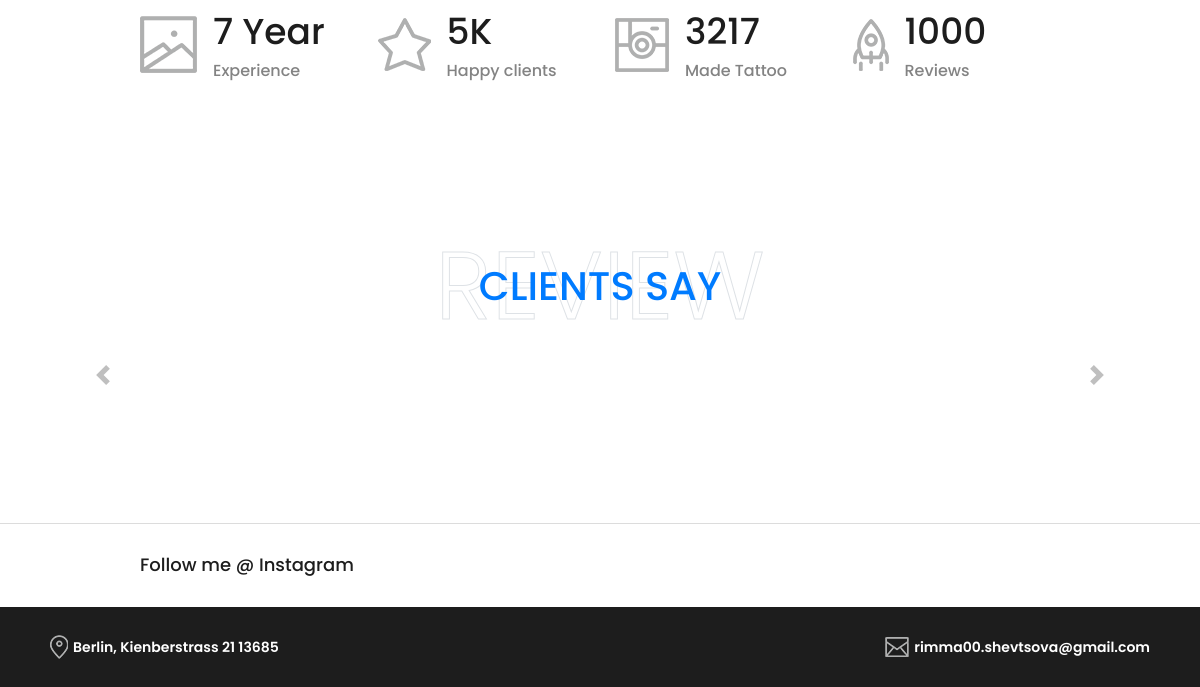
Before: /en/about/ (lower part) with the older database file.
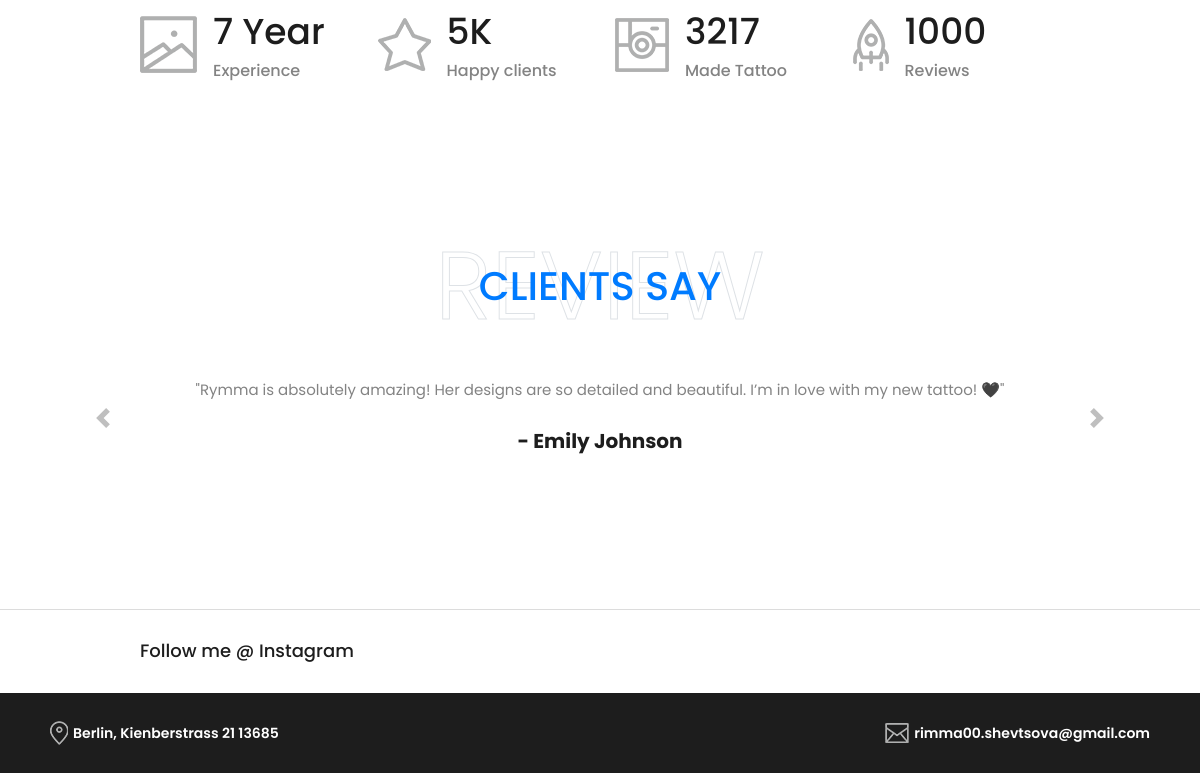
After: the same page with the newer database file.
### portfolio/models.py (models this page shows, shortened)
class MainImage(models.Model):
    image = models.ImageField(
        upload_to='main_images',
        help_text="Image for the main page."
    )
    text = models.TextField(
        blank=True,
        null=True,
        help_text="Optional text associated with the image."
    )
    author = models.CharField(
        max_length=100,
        blank=True,
        null=True,
        help_text="Author of the image."
    )
    created_at = models.DateTimeField(
        auto_now_add=True,
        help_text="Timestamp when the image was created."
    )
    class Meta:
        verbose_name = "Main Page Image"
        verbose_name_plural = "Main Page Images"
        ordering = ['pk']

### portfolio/views.py (the view)
# urls.py: path('about/', views.about_me, name='about'),
def about_me(request: HttpRequest) -> HttpResponse:
    images = get_images()
    comments: List[Tuple[str, str]] = [(image.text, image.author) for image in images if
                                       image.text and image.author]
    context = {
        'comments': comments,
    }
    return render(request, 'portfolio/pages/about-me.html', context)

### portfolio/utils.py (called while the page is built)
def get_cached_images(cache_key: str, model: Type[Model], timeout: int = 60 * 30) -> QuerySet:
    images = cache.get(cache_key)
    if not images:
        images = model.objects.all()
        cache.set(cache_key, images, timeout=timeout)
    return images

def get_images() -> QuerySet[MainImage]:
    return get_cached_images("main_images", MainImage)

### portfolio/templates/portfolio/pages/about-me.html (shortened to what this page needs)
{%extends 'base.html'%}
{% load i18n %}
{%load static%}
{%block content%}
<section class="about-me-area mt-100 section_padding_100">
    <div class="container">
        <div class="row justify-content-center">
            <div class="col-10">
                <div class="col-12">
                    <div class="row">
                        <div class="col-12 col-md-4">
                            <div class="single-service-area section_padding_0_100 text-center wow fadeInUp"
                                 data-wow-delay="0.1s">
                            </div>
                        </div>
                        <div class="col-12 col-md-4">
                        </div>
                        <div class="col-12 col-md-4">
                        </div>
                    </div>
                </div>
                <div class="studio-cool-facts-area mb-100">
                    <div class="row">
                        <div class="col-12 col-sm-6 col-md-3">
                            <div class="single-cool-fact d-flex align-items-center">
                                <div class="cool-facts-icon mr-3">
                                    <img src="{%static 'img/core-img/gallery.png' %}" alt="">
                                </div>
                                <div class="counter-area">
                                    <h2><span class="counter">7</span> Year</h2>
                                    <h6>{% trans "Experience" %}</h6>
                                </div>
                            </div>
                        </div>
                        <div class="col-12 col-sm-6 col-md-3">
                            <div class="single-cool-fact d-flex align-items-center">
                                <div class="cool-facts-icon mr-3">
                                    <img src="{%static 'img/core-img/favorite.png'%}" alt="">
                                </div>
                                <div class="counter-area">
                                    <h2><span class="counter">5</span>K</h2>
                                    <h6>Happy clients</h6>
                                </div>
                            </div>
                        </div>
                        <div class="col-12 col-sm-6 col-md-3">
                            <div class="single-cool-fact d-flex align-items-center">
                                <div class="cool-facts-icon mr-3">
                                    <img src="{%static 'img/core-img/photo-camera-2.png'%}" alt="">
                                </div>
                                <div class="counter-area">
                                    <h2><span class="counter">3217</span></h2>
                                    <h6>Made Tattoo</h6>
                                </div>
                            </div>
                        </div>
                        <div class="col-12 col-sm-6 col-md-3">
                            <div class="single-cool-fact d-flex align-items-center">
                                <div class="cool-facts-icon mr-3">
                                    <img src="{%static 'img/core-img/rocket-launch.png'%}" alt="">
                                </div>
                                <div class="counter-area">
                                    <h2><span class="counter">1000</span></h2>
                                    <h6>Reviews</h6>
                                </div>
                            </div>
                        </div>
                    </div>
                </div>
            </div>
        </div>
    </div>
    <div class="container-fluid py-5">
    <div class="container">
        <div class="position-relative d-flex align-items-center justify-content-center">
            <h1 class="display-1 text-uppercase text-white" style="-webkit-text-stroke: 1px #dee2e6;">Review</h1>
            <h1 class="position-absolute text-uppercase text-primary">Clients Say</h1>
        </div>
        <br>
        <div id="commentsCarousel" class="carousel slide comments-carousel" data-ride="carousel">
            <div class="carousel-inner">
                {% for text, author in comments %}
                <div class="carousel-item {% if forloop.first %}active{% endif %}">
                    <div class="text-center">
                        <p class="mb-4">{{ text }}</p>
                        <h5 class="font-weight-bold">- {{ author }}</h5>
                    </div>
                </div>
                {% endfor %}
            </div>
            <a class="carousel-control-prev" href="#commentsCarousel" role="button" data-slide="prev">
                <span class="carousel-control-prev-icon" aria-hidden="true"></span>
            </a>
            <a class="carousel-control-next" href="#commentsCarousel" role="button" data-slide="next">
                <span class="carousel-control-next-icon" aria-hidden="true"></span>
            </a>
        </div>
    </div>
</div>
</section>
{%include 'portfolio/include/instagram_carousel.html' %}
{%endblock%}

### portfolio_tattoo_master/templates/base.html (shortened to what this page needs)
{%load static%}
<!DOCTYPE html>
<html lang="en">
{% include 'includes/head.html'%}
<body>
{%block content%}
{%endblock%}
{% block footer %}
{%include 'includes/footer.html'%}
{%endblock%}
</body>
</html>

### portfolio_tattoo_master/templates/includes/head.html (shortened to what this page needs)
{% load static %}
{% load i18n %}
<head>
    <link rel="stylesheet" href="https://cdnjs.cloudflare.com/ajax/libs/font-awesome/4.7.0/css/font-awesome.min.css">
    <link rel="stylesheet" href="{%static 'css/core-style.css'%}">
    <link href="{%static 'css/responsive.css'%}" rel="stylesheet">
</head>

### portfolio_tattoo_master/templates/includes/menu.html (shortened to what this page needs)
{% load i18n %}

### portfolio/templates/portfolio/include/instagram_carousel.html (shortened to what this page needs)
{%load static%}
<section class="follow-me-instagram-area">
    <div class="container">
        <div class="row">
            <div class="col-11 ml-auto">
                <div class="follow-me-title">
                    <h5>Follow me @ Instagram</h5>
                </div>
            </div>
        </div>
    </div>
    <div class="instagram-feeds-area owl-carousel">
    </div>
</section>

### portfolio_tattoo_master/templates/includes/footer.html
  {% load static %}
      <footer class="footer-area">
        <div class="container-fluid h-100">
            <div class="row h-100">
                <div class="col-12 h-100">
                    <div class="footer-content h-100 d-md-flex align-items-center justify-content-between">
                        <div class="single-footer-content">
                            <img src="{%static 'img/core-img/map.png'%}" alt="">
                            <a href="#">Berlin, Kienberstrass 21 13685</a>
                        </div>
                        <div class="single-footer-content">
                            <img src="{%static 'img/core-img/envelope-2.png'%}" alt="">
                            <a href="#" data-toggle="modal" data-target=".contact-modal-lg" data-placement="right" title="Mail">rimma00.shevtsova@gmail.com</a>
                        </div>
                    </div>
                </div>
            </div>
        </div>
    </footer>

### portfolio_tattoo_master/templates/includes/jsscripts.html (shortened to what this page needs)
{%load static%}

### static/css/core-style.css (style rules this page uses)
* { margin: 0; padding: 0; }
body { font-family: 'Poppins', sans-serif; font-weight: 400; overflow-x: hidden; }
h1, h2, h3, h4, h5, h6 { color: #1d1d1d; line-height: 1.2; font-family: 'Poppins', sans-serif; font-weight: 500; }
p { color: #838383; font-size: 15px; line-height: 2; font-family: 'Poppins', sans-serif; font-weight: 400; }
a, a:hover, a:focus { -webkit-transition: all 500ms ease 0s; transition: all 500ms ease 0s; text-decoration: none; outline: none; font-size: 14px; color: #000; font-family: 'Poppins', sans-serif; font-weight: 400; }
img { height: auto; max-width: 100%; }
.mt-100 { margin-top: 100px; }
.mb-100 { margin-bottom: 100px; }
.section_padding_100 { padding: 100px 0; }
.section_padding_0_100 { padding: 0 0 100px; }
.carousel-item:after { position: absolute; width: 100%; height: 100%; top: 0; left: 0; background-color: rgba(0, 0, 0, 0.17); content: ''; z-index: -1; }
.follow-me-instagram-area { border-top: 1px solid #dcdcdc; margin-bottom: 80px; }
.follow-me-title h5 { margin: 30px 0; font-size: 18px; }
.footer-area { position: fixed; z-index: 100; background-color: #1d1d1d; height: 80px; width: 100%; padding: 0 35px; bottom: 0; left: 0; }
.single-footer-content { display: -webkit-box; display: -ms-flexbox; display: flex; -webkit-box-align: center; -ms-flex-align: center; align-items: center }
.single-footer-content > a { font-size: 14px; font-weight: 600; color: #fff; margin-left: 5px; line-height: 1; }
.counter-area h2 { font-size: 36px; }
.counter-area h6 { margin-bottom: 0; color: #838383; }
.comments-carousel .carousel-item:after { background-color: transparent !important; }
.comments-carousel .carousel-control-prev-icon { margin-right: 50px; }
.comments-carousel .carousel-control-next-icon { margin-left: 50px; }

Changed rows visible on the page:
added MainImage: comments "\"Rymma is absolutely amazing! Her designs are so detailed and beautiful. I’m in love with my new tattoo! 🖤\"", comments "Emily Johnson"
